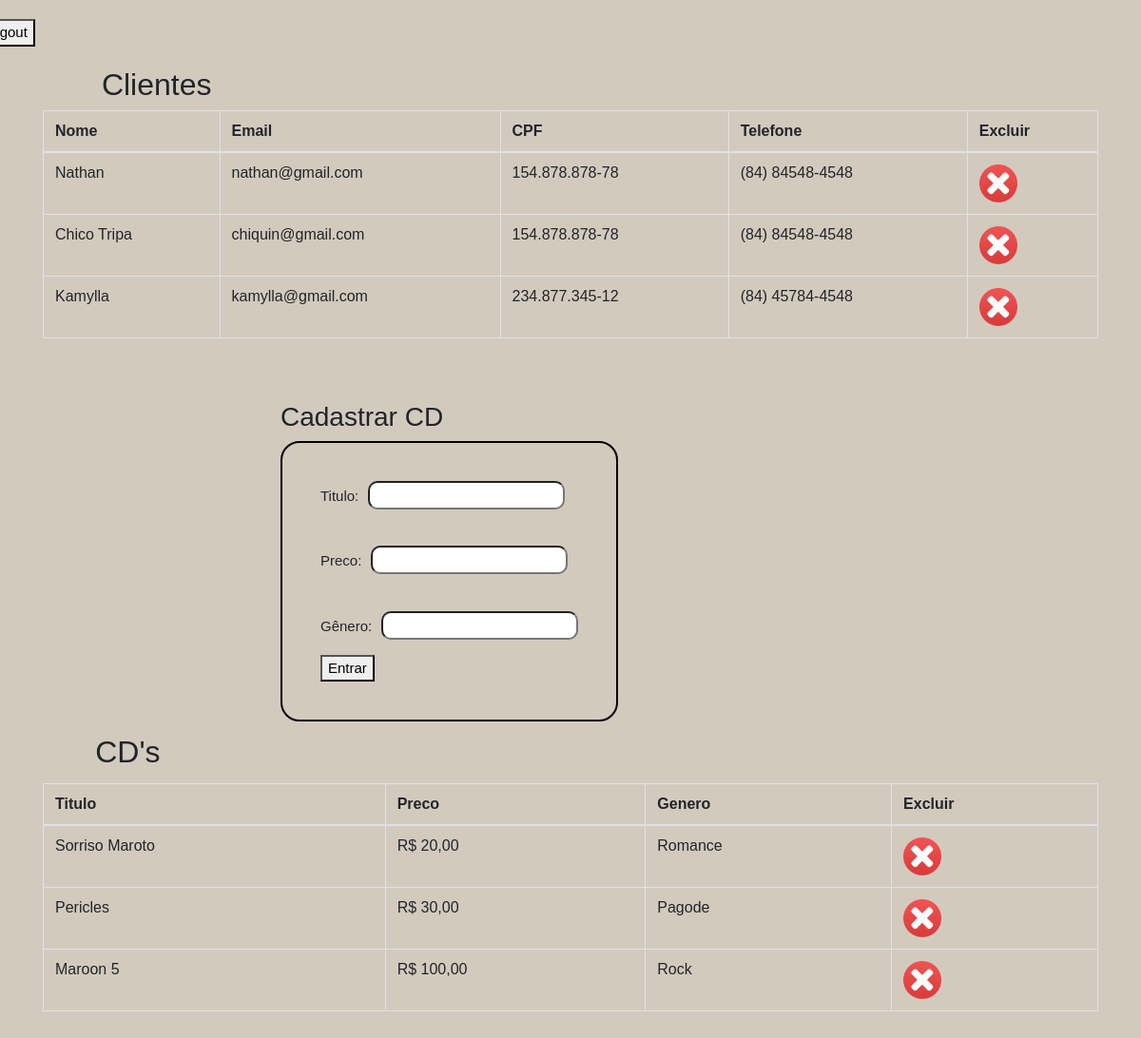
The page /admin.php (signed in) on the database its author committed.
### tables this page shows
CREATE TABLE IF NOT EXISTS `cliente` (
  `id` int(11) NOT NULL AUTO_INCREMENT,
  `nome` varchar(50) NOT NULL,
  `email` varchar(50) NOT NULL,
  `cpf` varchar(15) NOT NULL,
  `telefone` varchar(15) NOT NULL,
  `login` varchar(20) NOT NULL,
  `senha` varchar(32) NOT NULL,
  PRIMARY KEY (`id`)
);

CREATE TABLE IF NOT EXISTS `cd` (
  `id` int(11) NOT NULL AUTO_INCREMENT,
  `titulo` varchar(20) NOT NULL,
  `preco` varchar(10) NOT NULL,
  `genero` varchar(20) DEFAULT NULL,
  PRIMARY KEY (`id`)
);

### admin.php (the view, shortened to what this page needs)
<?php
    require_once 'conexao.php';
?>
<!DOCTYPE html>
<html lang="en">
<head>
    <link rel="stylesheet" href="css/bootstrap.min.css">
    <link rel="stylesheet" href="css/datatable.css">
    <link rel="stylesheet" href="css/dataTables.bootstrap.min.css">
    <link rel="stylesheet" href="css/index.css">
</head>
<body>
    <div class="container">
        <a href="logout.php" style="color:black;text-decoration:none; position:relative;top:-50px; left:-70px;"><button>Logout</button></a>
        <h2>Clientes</h2>
        <table id="tabela" class="table table-bordered table-hover">
            <thead>
                <tr class="th">
                    <th>Nome</th>
                    <th>Email</th>
                    <th>CPF</th>
                    <th>Telefone</th>
                    <th>Excluir</th>
                </tr>
            </thead>
            <tbody>
                <?php
                    $sql = "SELECT * FROM cliente";
                    $resultado = mysqli_query($conn, $sql);
                    while($row = mysqli_fetch_array($resultado)):
                ?>
                <tr>
                    <?php
                        $id = $row['id'];
                    ?>
                    <td><?php echo utf8_encode($row['nome'])?></td>
                    <td><?php echo utf8_encode($row['email'])?></td>
                    <td><?php echo $row['cpf']?></td>
                    <td><?php echo $row['telefone']?></td>
                    <td><a href="excluir-cliente.php?id=<?php echo $id?>" onclick="return confirm('Tem certeza?');"><img width="40px;" src="img/iconexcluir.png" class="iconop"></a></td>
                </tr>
                <?php
                    endwhile;
                ?>
            </tbody>
        </table>
        <div id="cd" style="position:relative;left:250px;top:50px;">
            <h3>Cadastrar CD</h3>
            <form class="" action="cad-cd-funcao.php" method="post" style="border:2px solid black;padding:40px;border-radius:20px;">
                <p>Titulo:<input type="text" name="titulo" id="titulo" style="height:30px;border-radius:10px;margin-left:10px;"></p><br>
                <p>Preco:<input type="text" name="preco" id="preco" style="height:30px;border-radius:10px;margin-left:10px;"></p><br>
                <p>Gênero:<input type="text" name="genero" id="genero" style="height:30px;border-radius:10px;margin-left:10px;"></p>
                <button type="submit" name="button">Entrar</button>
            </form>
        </div>
        <h2 style="position:relative;top:400px;left:-300px;">CD's</h2>
        <table id="tabela" class="table table-bordered table-hover" style="position:relative;top:100px;">
            <thead>
                <tr class="th">
                    <th>Titulo</th>
                    <th>Preco</th>
                    <th>Genero</th>
                    <th>Excluir</th>
                </tr>
            </thead>
            <tbody>
                <?php
                    $sql2 = "SELECT * FROM cd";
                    $resultado2 = mysqli_query($conn, $sql2);
                    while($row2 = mysqli_fetch_array($resultado2)):
                ?>
                <tr>
                    <?php
                        $id = $row2['id'];
                    ?>
                    <td><?php echo utf8_encode($row2['titulo'])?></td>
                    <td><?php echo utf8_encode($row2['preco'])?></td>
                    <td><?php echo $row2['genero']?></td>
                    <td><a href="excluir-cd.php?id=<?php echo $id?>" onclick="return confirm('Tem certeza?');"><img width="40px;" src="img/iconexcluir.png" class="iconop"></a></td>
                </tr>
                <?php
                    endwhile;
                ?>
            </tbody>
        </table>
    </div>
</body>
</html>

### css/index.css (style rules this page uses)
body { background: rgba(124, 96, 59, 0.33); font-family: 'Oswald',sans-serif; font-size: 15px; font-weight: 400; line-height: 1.5em; }
.container { width: 1280px; min-height: 500px; margin: 70px auto 0; display: flex; flex-direction: row; flex-wrap: wrap; }

### rows shown on the page
cliente: nome "Nathan", email "nathan@gmail.com", cpf "154.878.878-78", telefone "(84) 84548-4548"
cliente: nome "Chico Tripa", email "chiquin@gmail.com", cpf "154.878.878-78", telefone "(84) 84548-4548"
cliente: nome "Kamylla", email "kamylla@gmail.com", cpf "234.877.345-12", telefone "(84) 45784-4548"
cd: titulo "Sorriso Maroto", preco "R$ 20,00", genero "Romance"
cd: titulo "Pericles", preco "R$ 30,00", genero "Pagode"
cd: titulo "Maroon 5", preco "R$ 100,00", genero "Rock"
